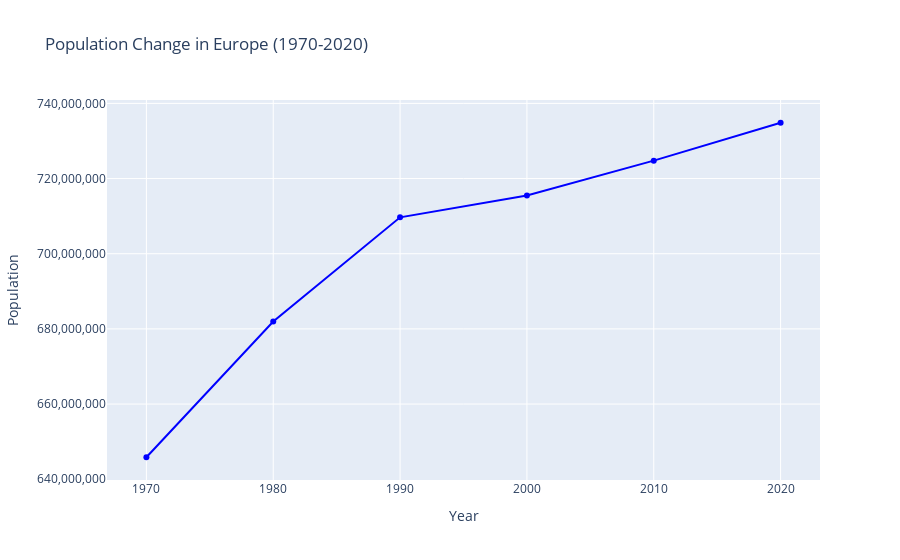
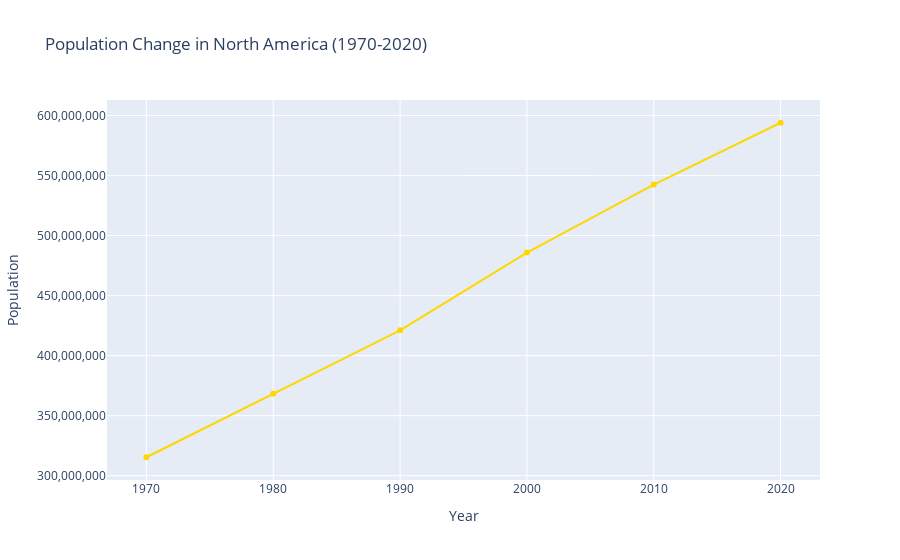
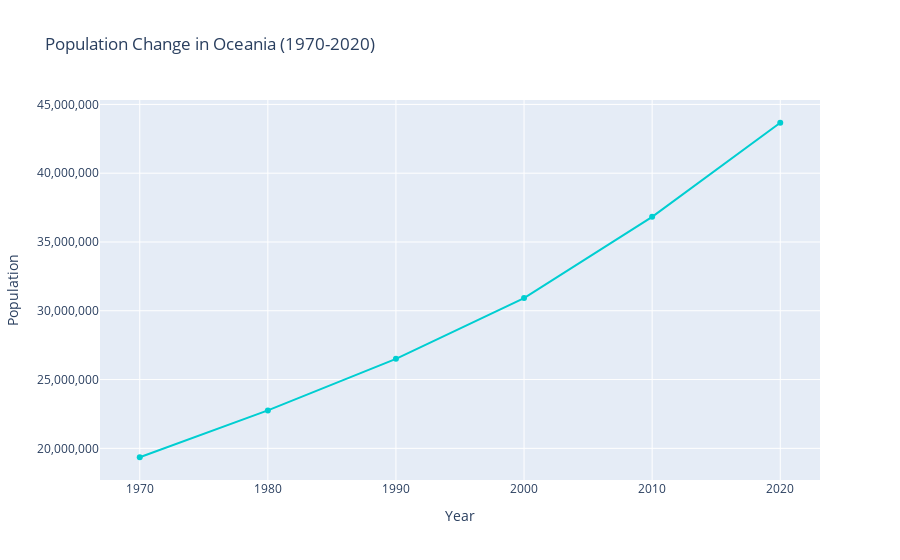
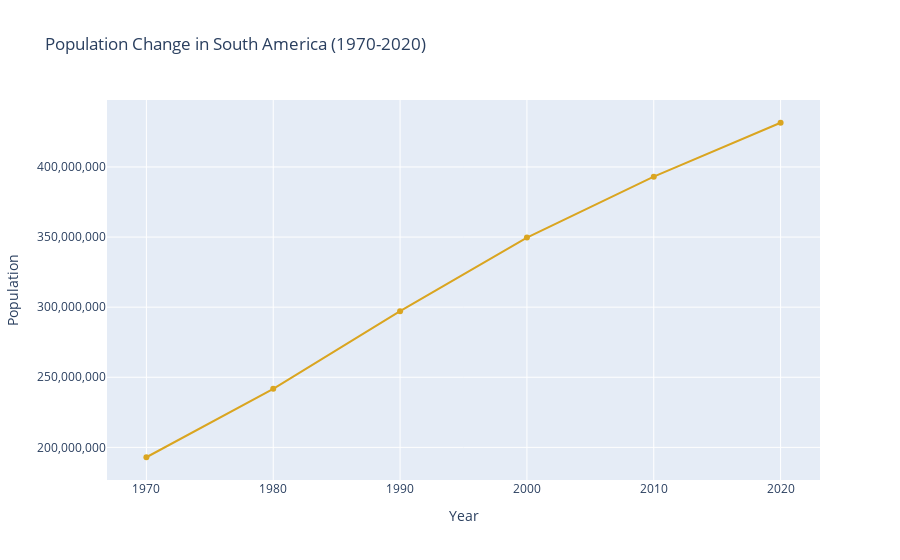

Notebook code for these charts, in order:
### Markdown cell above
Let's call the function with the wanted parameters.

### Code cell
line_chart(by_continent_population, 'Europe', continent_colors['Europe'], "Population")
line_chart(by_continent_population, 'North America', continent_colors['North America'], "Population")
line_chart(by_continent_population, 'Oceania', continent_colors['Oceania'], "Population")
line_chart(by_continent_population, 'South America', continent_colors['South America'], "Population")

### Figure 1 — Plotly figure (JSON) as saved in the notebook; plotly's stock layout.template omitted (floating-point values rounded to 4 significant figures)
{"data": [{"hoverinfo": "y", "marker": {"color": "#0000FF"}, "mode": "lines+markers", "type": "scatter", "x": ["1970", "1980", "1990", "2000", "2010", "2020"], "y": [645843654, 681944150, 709681182, 715504505, 724763370, 734849511]}], "layout": {"title": {"text": "Population Change in Europe (1970-2020)"}, "xaxis": {"title": {"text": "Year"}}, "yaxis": {"tickformat": ",", "title": {"text": "Population"}}}}

### Figure 2 — Plotly figure (JSON) as saved in the notebook; plotly's stock layout.template omitted (floating-point values rounded to 4 significant figures)
{"data": [{"hoverinfo": "y", "marker": {"color": "#FFD700"}, "mode": "lines+markers", "type": "scatter", "x": ["1970", "1980", "1990", "2000", "2010", "2020"], "y": [315336567, 368145510, 421062956, 485834456, 542454399, 593951076]}], "layout": {"title": {"text": "Population Change in North America (1970-2020)"}, "xaxis": {"title": {"text": "Year"}}, "yaxis": {"tickformat": ",", "title": {"text": "Population"}}}}

### Figure 3 — Plotly figure (JSON) as saved in the notebook; plotly's stock layout.template omitted (floating-point values rounded to 4 significant figures)
{"data": [{"hoverinfo": "y", "marker": {"color": "#00CED1"}, "mode": "lines+markers", "type": "scatter", "x": ["1970", "1980", "1990", "2000", "2010", "2020"], "y": [19353038, 22757808, 26508070, 30922356, 36827556, 43666592]}], "layout": {"title": {"text": "Population Change in Oceania (1970-2020)"}, "xaxis": {"title": {"text": "Year"}}, "yaxis": {"tickformat": ",", "title": {"text": "Population"}}}}

### Figure 4 — Plotly figure (JSON) as saved in the notebook; plotly's stock layout.template omitted (floating-point values rounded to 4 significant figures)
{"data": [{"hoverinfo": "y", "marker": {"color": "#DAA520"}, "mode": "lines+markers", "type": "scatter", "x": ["1970", "1980", "1990", "2000", "2010", "2020"], "y": [192944882, 241786766, 297144083, 349631202, 393075063, 431526296]}], "layout": {"title": {"text": "Population Change in South America (1970-2020)"}, "xaxis": {"title": {"text": "Year"}}, "yaxis": {"tickformat": ",", "title": {"text": "Population"}}}}
